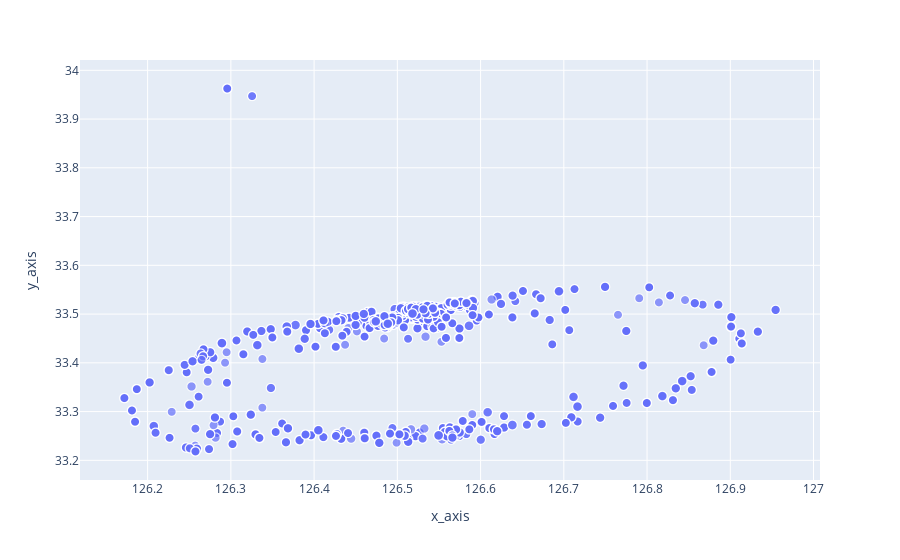

The notebook cell this image was saved under:
### Code cell
scatter_b = px.scatter(data[data['job_level']=='b'], x = "x_axis", y = "y_axis", size='job_points', size_max = 10)
scatter_b.show()

### Figure 1 — Plotly figure (JSON) as saved in the notebook; plotly's stock layout.template omitted (floating-point values rounded to 4 significant figures; data arrays with more than 128 entries replaced by an {"elided": "..."} marker saying what was removed)
{"data": [{"hovertemplate": "x_axis=%{x}<br>y_axis=%{y}<br>job_points=%{marker.size}<extra></extra>", "legendgroup": "", "marker": {"color": "#636efa", "size": {"elided": "2449 float values"}, "sizemode": "area", "sizeref": 0.245, "symbol": "circle"}, "mode": "markers", "name": "", "showlegend": false, "type": "scattergl", "x": {"elided": "2449 float values"}, "xaxis": "x", "y": {"elided": "2449 float values"}, "yaxis": "y"}], "layout": {"legend": {"itemsizing": "constant", "tracegroupgap": 0}, "margin": {"t": 60}, "xaxis": {"anchor": "y", "domain": [0, 1], "title": {"text": "x_axis"}}, "yaxis": {"anchor": "x", "domain": [0, 1], "title": {"text": "y_axis"}}}}
